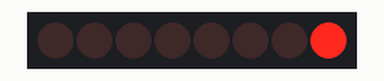
Recording of a sketch running on a simulated Arduino Uno, built with avr-gcc and run on an emulated ATmega328P. On the bench: 8 shift-register outputs drawn as a row of LEDs (first output left, lit = HIGH). Wiring (inferred from the names in the program): shift register (74HC595): data pin 11; shift clock pin 12; latch pin 8. Wiring (inferred from the signals the program sends): row of LEDs: on Q0, Q1, Q2, Q3, Q4, Q5, Q6, Q7.

Above: at 0.3 s.
At 5.1 s:
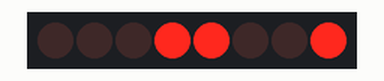
At 10.1 s:
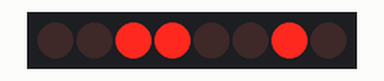
At 19.91 s:
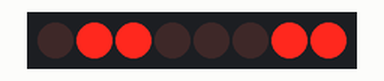
At 29.71 s:
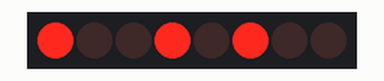
At 39.72 s:
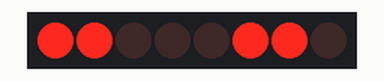
Timing chart, 0 to 40.0 s (numbered marks = the images above):
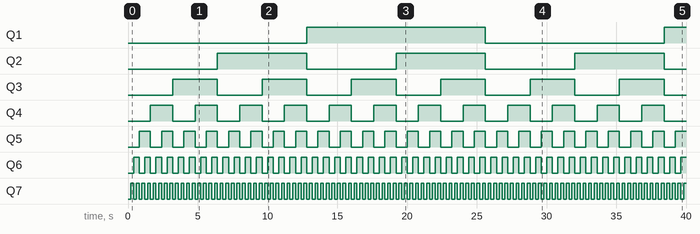

Measured:
- by itself, Q1: LOW → HIGH at 12.8 s, → LOW 12.8 s later, → HIGH 12.8 s later
- by itself, Q2: alternates HIGH for 6.4 s and LOW for 6.4 s
- by itself, Q3: alternates HIGH for 3.2 s and LOW for 3.2 s
- by itself, Q4: alternates HIGH for 1.6 s and LOW for 1.6 s
- by itself, Q5: alternates HIGH for 0.80 s and LOW for 0.80 s
- by itself, Q6: alternates HIGH for 0.40 s and LOW for 0.40 s
- by itself, Q7: alternates HIGH for 0.20 s and LOW for 0.20 s

The sketch:

B4P17_-_Shift_register_8_bit_binary_counter.ino
```cpp
/*
 * BOOK 4 Project 17: shift register 8─bit binary counter
 *
 * Pin configuration of a 595 shift register:
 *
 *                       __                __
 *     Vcc   Q0    DS    OE    STCP  SHCP  MR    Q7S
 *
 *     16    15    14    13    12    11    10    09
 *    ┌┴─────┴─────┴─────┴─────┴─────┴─────┴─────┴─┐
 *    |                  SN74HC595N                |
 *    | ()                                         |
 *    └┬─────┬─────┬─────┬─────┬─────┬─────┬─────┬─┘
 *     01    02    03    04    05    06    07    08
 *
 *     Q1    Q2    Q3    Q4    Q5    Q6    Q7    GND
 *
 *
 *     Lengend  Pin   Description
 *     --------------------------------------------
 *     Q0-Q7    1-7   Parallel data out 1-7
 *     GND      08    Ground (0 V)
 *     Q7S      09    Serial data out
 *     !MR      10    Master reset (active LOW)
 *     SHCP     11    Shift register clock in
 *     STCP     12    Storage register clock in
 *     !OE      13    Output enable input (active LOW)
 *     DS       14    Serial data in
 *     Q0       15    Parallel data out 0
 *     Vcc      16    Supply voltage
 *
 *
 */


int latchPin = 8;   // Pin to STCP (12)
int clockPin = 12;  // Pin to SHCP (11)
int dataPin  = 11;  // Pin to DS   (14)

void setup(){
  pinMode(latchPin, OUTPUT);
  pinMode(clockPin, OUTPUT);
  pinMode(dataPin,  OUTPUT);
}

void loop(){

  for (int i = 0; i < 256; i++){

    digitalWrite(latchPin, LOW); //allow data flow
    shiftOut(i);
    digitalWrite(latchPin, HIGH); //lock and send data
    delay(200);

  }

}

void shiftOut(byte dataOut){

    boolean pinState;
    digitalWrite(dataPin, LOW); //clear shift register for sending data
    digitalWrite(clockPin, LOW);

    for(int i=0; i<8; i++){

      //for each bit in dataOut, send out a bit

      digitalWrite(clockPin, LOW); //set clockPin to Low prior to sending bit

      if (dataOut & (1 << i) ){

        pinState = HIGH;

      }else{

        pinState = LOW;
      }

      //Set dataPin to H or L depending on pinState

      digitalWrite(dataPin, pinState); // Send bit out on rising edge of clock
      digitalWrite(clockPin, HIGH);

    }

    digitalWrite(clockPin, LOW); //Stop shifting data
}
```
